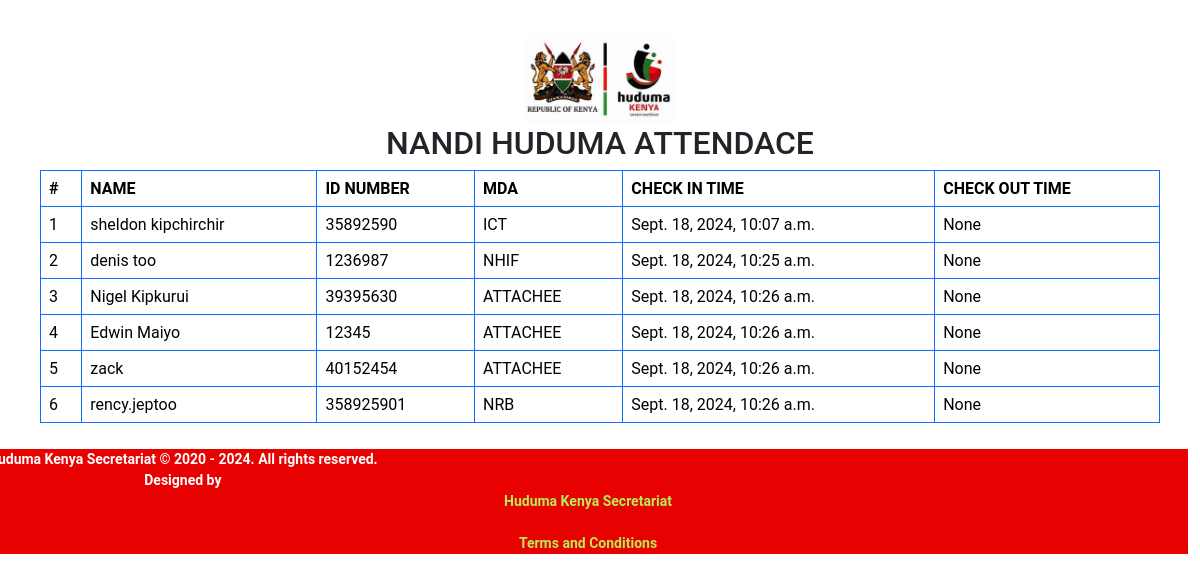
Screenshot of /daily-attendance/ with the database file from the repository.
### main_app/models.py (models this page shows, shortened)
class Attendance(models.Model):
    user = models.ForeignKey(User, on_delete=models.CASCADE)
    date = models.DateField(auto_now_add=True)
    check_in_time = models.DateTimeField(null=True, blank=True)
    check_out_time = models.DateTimeField(null=True, blank=True)
    class Meta:
        unique_together = ('user', 'date')

class User(models.Model):
    SEX_CHOICES = [
        ('M', 'Male'),
        ('F', 'Female'),
        ('O', 'Other'),
    ]
    auth_user = models.ForeignKey(AuthUser, on_delete=models.CASCADE)
    name = models.CharField(max_length=100)
    id_number = models.CharField(max_length=20, unique=True)
    personal_number = models.CharField(max_length=20, unique=True)
    mda=models.CharField(max_length=20, null=True)
    phone = models.CharField(max_length=20)
    sex = models.CharField(max_length=1, choices=SEX_CHOICES)
    date_added = models.DateTimeField(auto_now_add=True)

### main_app/views.py (the view)
# urls.py: path('daily-attendance/', views.daily_attendance, name='daily_attendance'),
def daily_attendance(request):
    today = timezone.now().date()
    attendance_list = Attendance.objects.filter(date=today)
    context = {
        'attendance_list': attendance_list,
    }
    return render(request, 'daily_attendance.html', context)

### templates/daily_attendance.html (shortened to what this page needs)
{%load static%}
<html lang="en">
<head>
 <link href="https://cdn.jsdelivr.net/npm/bootstrap@5.3.3/dist/css/bootstrap.min.css" rel="stylesheet">
<link rel="stylesheet" href="https://cdnjs.cloudflare.com/ajax/libs/twitter-bootstrap/5.1.0/css/bootstrap.min.css">
<link rel="stylesheet" href="https://cdnjs.cloudflare.com/ajax/libs/font-awesome/5.15.4/css/all.min.css">
<link rel="stylesheet" href="https://cdn.jsdelivr.net/npm/bootstrap-table@1.23.2/dist/bootstrap-table.min.css">
<link rel="stylesheet" href="assets/css/style.css">
</head>
    </head>
    <body>
      <div class="container mt-4 centered-table-container">
    <table class="table table-bordered border-primary table-hover table-center ">
      <img src="{% static 'main_app/images/hudumalogo.jpeg' %}" alt="not found">
      <h2 >NANDI HUDUMA ATTENDACE</h2>
      <thead>
        <tr>
          <th>#</th>
          <th>NAME</th>
          <th>ID NUMBER</th>
		  <th>MDA</th>
          <th>CHECK IN TIME</th>
          <th>CHECK OUT TIME</th>
        </tr>
      </thead>
      <tbody>
        {% for attendance in attendance_list %}
        <tr>
          <td>{{ forloop.counter }}</td>
          <td>{{ attendance.user.name }}</td>
          <td>{{ attendance.user.id_number }}</td>
		  <td>{{ attendance.user.mda }}</td>
          <td>{{ attendance.check_in_time }}</td>
          <td>{{ attendance.check_out_time }}</td>
        </tr>
        {% endfor %}
      </tbody>
    </table>
  </div>
<div class="row" style="font-size:14px; height:auto; font-weight:bold; float: center; text-align: center; color: #ffffff; border-width: 0px; border-color: #000000; border-style: solid; width: 100%; background-color: #e80101;;">
			Huduma Kenya Secretariat &copy; 2020 - 2024. All rights reserved.<br>
			Designed by <label style="color:#BCE954;" onclick="javascript:gotosite();">Huduma Kenya Secretariat</label>.<br>
			<label style="color:#BCE954;" onclick="javascript:getterms();">Terms and Conditions</label>
	</div>
</body>
    </html>

### main_app/static/main_app/assets/css/style.css (style rules this page uses)
body { background-color:rgba(220, 74, 74, 0.857)6% 4%; }
img { display: flex; flex-direction:column; justify-content:center; align-items:center; width:150px; }

### templates/daily_attendance.html (style rules this page uses)
.centered-table-container { display: flex; flex-direction: column; align-items: center; padding: 10px; }
img { width:150px; }
* { font-family: Roboto; }

### rows the page displays
Attendance: user.name "sheldon kipchirchir", user.id_number "35892590", user.mda "ICT", check_in_time "Sept. 18, 2024, 10:07 a.m.", check_out_time "None"
Attendance: user.name "denis too", user.id_number "1236987", user.mda "NHIF", check_in_time "Sept. 18, 2024, 10:25 a.m.", check_out_time "None"
Attendance: user.name "Nigel Kipkurui", user.id_number "39395630", user.mda "ATTACHEE", check_in_time "Sept. 18, 2024, 10:26 a.m.", check_out_time "None"
Attendance: user.name "Edwin Maiyo", user.id_number "12345", user.mda "ATTACHEE", check_in_time "Sept. 18, 2024, 10:26 a.m.", check_out_time "None"
Attendance: user.name "zack", user.id_number "40152454", user.mda "ATTACHEE", check_in_time "Sept. 18, 2024, 10:26 a.m.", check_out_time "None"
Attendance: user.name "rency.jeptoo", user.id_number "358925901", user.mda "NRB", check_in_time "Sept. 18, 2024, 10:26 a.m.", check_out_time "None"
